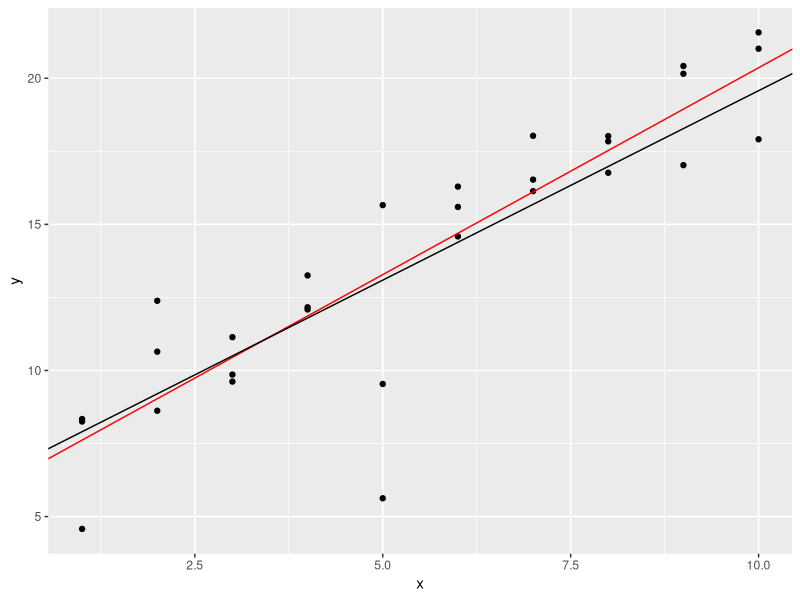
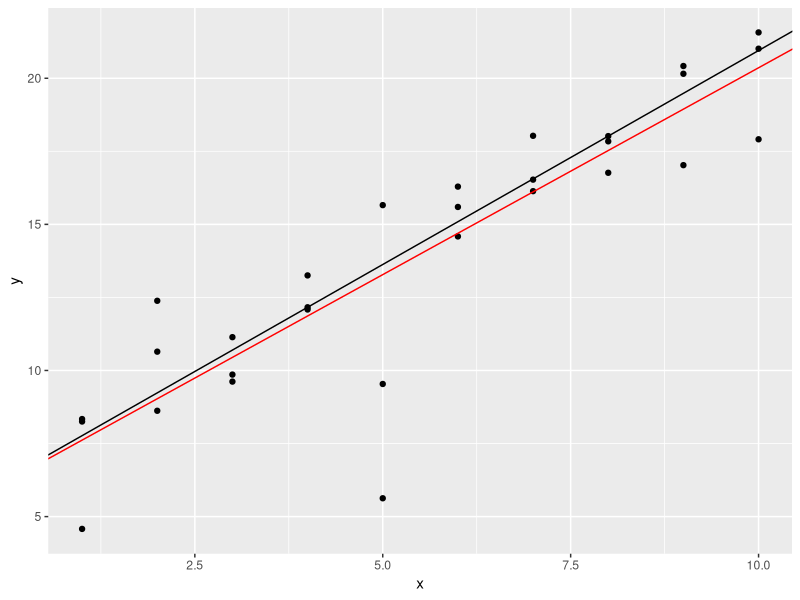
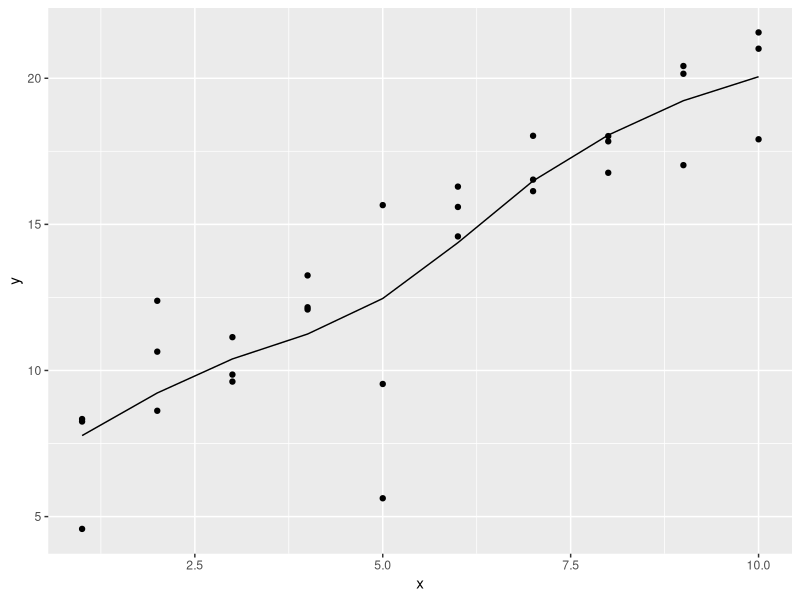
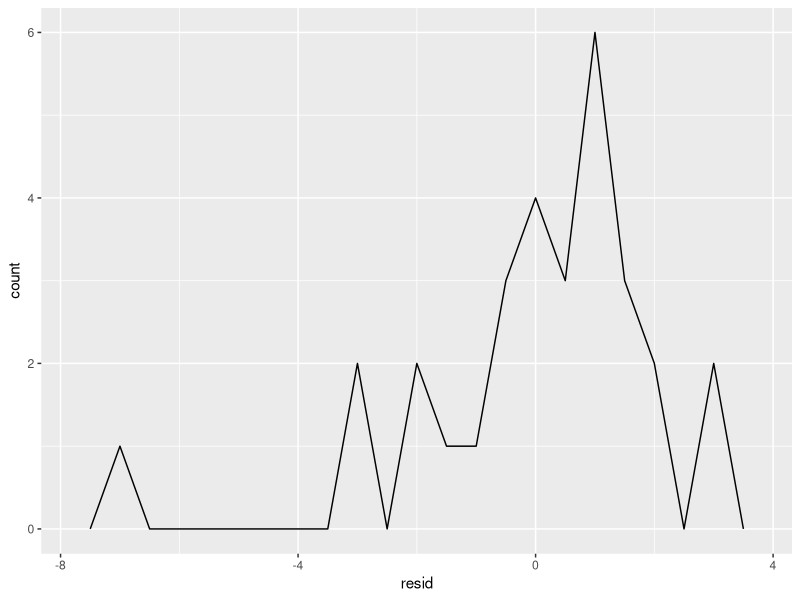
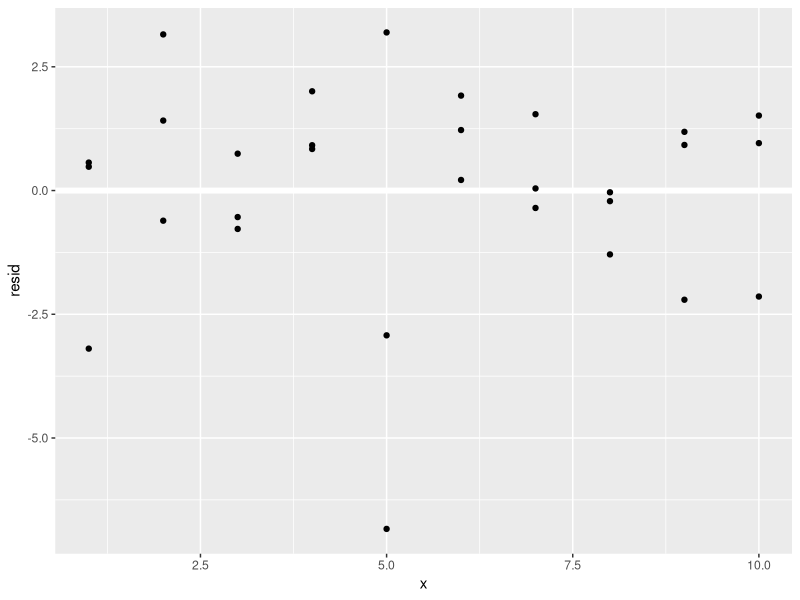
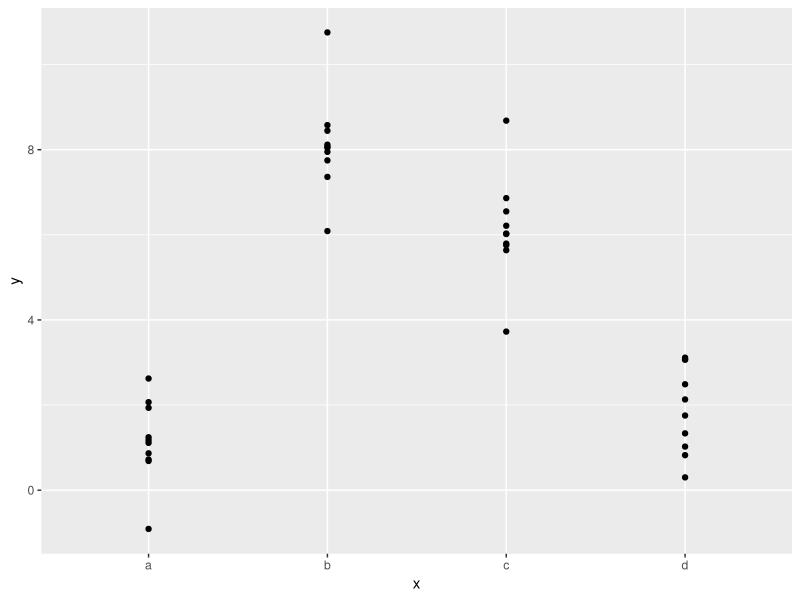
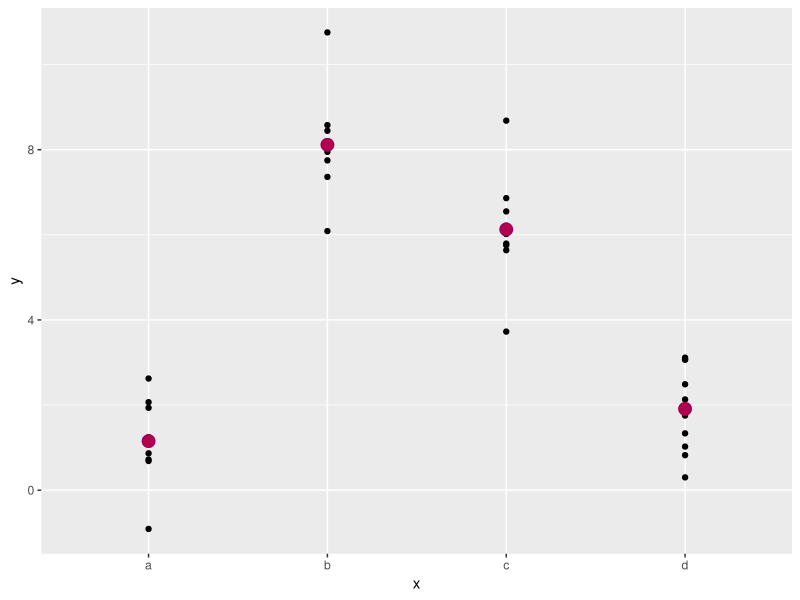

Generate these figures, in order, with R: (Note: this script raises an error after producing the figures.)
#23 Model basics
library(tidyverse)
library(modelr)
options(na.action = na.warn)


mod1f<-function(a,data){
  a[1]+data$x*a[2]
}



#23.2.1 Exercises

#1.One downside of the linear model is that it is sensitive to unusual values because the distance incorporates a squared term. Fit a linear model to the simulated data below, and visualise the results. Rerun a few times to generate different simulated datasets. What do you notice about the model?
  
sim1a <- tibble(
  x = rep(1:10, each = 3),
  y = x * 1.5 + 6 + rt(length(x), df = 2)
  )

sim1a_fil<-sim1a%>%filter(y<20)
mod1a<-lm(y~x, data = sim1a)
coefs_1a<-as.vector(coef(mod1a))
mod2a<-lm(y~x, data = sim1a_fil)
coefs_2a<-as.vector(coef(mod2a))
ggplot(sim1a, aes(x,y))+
  geom_point()+
  geom_abline(data=coefs_1a, slope = coefs_1a[2], intercept = coefs_1a[1], color = "red")+
  geom_abline(data=coefs_2a, slope = coefs_2a[2], intercept = coefs_2a[1])
##Outlier play a major rol in the slope of the model.


#2.One way to make linear models more robust is to use a different distance measure. For example, instead of root-mean-squared distance, you could use mean-absolute distance:

model1 <- function(a, data) {
  a[1] + data$x * a[2]
}
model1(c(7, 1.5), sim1a)

measure_distance <- function(mod, data) {
  diff <- data$y - model1(mod, data)
  mean(abs(diff))
}


best <- optim(c(0, 0), measure_distance, data = sim1a)
model1(best$par, sim1a)
coefs2<-best$par
ggplot(sim1a, aes(x,y))+
  geom_point()+
  geom_abline(data=coefs_1a, slope = coefs_1a[2], intercept = coefs_1a[1], color = "red")+
  geom_abline(data=coefs2, slope = coefs2[2], intercept = coefs2[1])
coefs_1a
coefs2

#Use optim() to fit this model to the simulated data above and compare it to the linear model.
##Well, it appears to have a steeper slope, and thus, less affected by the outlier.


#3.One challenge with performing numerical optimisation is that it’s only guaranteed to find one local optimum. What’s the problem with optimising a three parameter model like this?

model2 <- function(a, data) {
  a[1] + data$x * a[2] + a[3]
}

model2(c(0,0,0), sim1a)
best <- optim(c(0, 0,0), measure_distance, data = sim1a)
coefs3<-best$par

##The problem is that it will have the same fit, since what was before a[1] now is (a[1]+a[3])
##and won't change the slope. In this case the only way would be to a have a polynomial alternative.
##because the a[3] would be independent from "x" and thus, "x" wouldn't affect the outcome



#23.3.3 Exercises

#1.Instead of using lm() to fit a straight line, you can use loess() to fit a smooth curve. Repeat the process of model fitting, grid generation, predictions, and visualisation on sim1 using loess() instead of lm(). How does the result compare to geom_smooth()?

modsim2<-loess(y ~ x, data = sim1a)
sim1a <- sim1a %>% 
  add_predictions(modsim2)
sim1a%>%ggplot(aes(x, y))+
  geom_point()+geom_line(aes(y = pred))


sim1a<-sim1a%>%add_residuals(modsim2)

ggplot(sim1a, aes(resid)) + 
  geom_freqpoly(binwidth = 0.5)
#With a polynomial model we see that residuals are much more common around 0. With means a better fit.

ggplot(sim1a, aes(x, resid)) + 
  geom_ref_line(h = 0) +
  geom_point() 
##

#2.add_predictions() is paired with gather_predictions() and spread_predictions(). How do these three functions differ?
?add_predictions ##A data frame. add_prediction adds a single new column, .pred, to the input dat


?gather_predictions ##spread_predictions adds one column for each model.

?spread_predictions ##gather_predictions adds two columns .model and .pred, and repeats the input rows for each model.

##Answ from docs, but this is useful because it gives the models the analogous tools for wrangling data about the model.

?spread
#3.What does geom_ref_line() do? What package does it come from? Why is displaying a reference line in plots showing residuals useful and important?

?geom_ref_line()
##Comes from modelr package
##It is useful to have a reference line because is a way of visualize how much a residual differs from the ideal, which would be zero (in which case the model captured perfectly the "y")
#4.Why might you want to look at a frequency polygon of absolute residuals? What are the pros and cons compared to looking at the raw residuals?
##Because if the residuals folllow a known distribution it might bring insight about the model, the dataset and the next step in the investigation 
##One of the cons could be that it smoothes the line of residuals, and if positive and negative residuals alternate a lot it might give the impression of something happening there

#23.4.5 Exercises

#1.What happens if you repeat the analysis of sim2 using a model without an 
#intercept. What happens to the model equation? What happens to the predictions?

sim2%>%ggplot(aes(x,y))+geom_point()
mod2w <- lm(y ~ x - 1, data = sim2)
mod2 <- lm(y ~ x , data = sim2)

coef(mod2w)
coef(mod2)
gridw<-sim2%>%
  data_grid(x)%>%
  add_predictions(mod2w)

grid<-sim2%>%
  data_grid(x)%>%
  add_predictions(mod2)

grid
sim2%>%ggplot(aes(x))+
  geom_point(aes(y=y))+
  geom_point(data = gridw, aes(y = pred), color = "red", size = 4)+
  geom_point(data = grid, aes(y = pred), color = "blue", size = 4, alpha = 0.3)
##The model equation changes its coefs and the predictions stay the same.



#2.Use model_matrix() to explore the equations generated for the models I fit to sim3 and sim4. Why is * a good shorthand for interaction?
mod1_sim3<- lm(y ~ x1 + x2, data = sim3)
x3<-model_matrix(sim3, mod1_sim3)
sum(x3[["x1:x2b"]] == (x3[["x1"]] * x3[["x2b"]]))==length(x3$x1)


mod2_sim3<-lm(y ~ x1 * x2, data = sim3)
x3a<-model_matrix(sim3, mod2_sim3)
sum(x3a[["x1:x2b"]] == (x3a[["x1"]] * x3a[["x2b"]]))==length(x3a$x1)

##The asterisk `*` is good shorthand for an interaction since an interaction between `x1` and `x2` includes terms for `x1`, `x2`, and the product of `x1` and `x2`.


#3.Using the basic principles, convert the formulas in the following two models into functions. (Hint: start by converting the categorical variable into 0-1 variables.)

mod1 <- lm(y ~ x1 + x2, data = sim3)
mod2 <- lm(y ~ x1 * x2, data = sim3)


sim3t<-sim3%>%
  mutate(v = 1)%>%
  spread(x2,v)%>%
  arrange(y)
sim3t[is.na(sim3t)]<-0

sim3t_mod<-model_matrix(sim3,mod1)
sim3t<-sim3t%>%
  arrange(x1)%>%
  mutate(Intercept=1)%>%
  select(Intercept,x1,b:d)

all(sim3t$d==sim3t_mod$x1d)


#4.For sim4, which of mod1 and mod2 is better? I think mod2 does a slightly better job at removing patterns, but it’s pretty subtle. Can you come up with a plot to support my claim?

mod1_4 <- lm(y ~ x1 + x2, data = sim4)
mod2_4 <- lm(y ~ x1 * x2, data = sim4)


sim4_mods <- sim4 %>% 
  gather_residuals(mod1, mod2)

ggplot(sim4, aes(x1, resid, colour = x2)) + 
  geom_point() + 
  facet_grid(model ~ x2)
